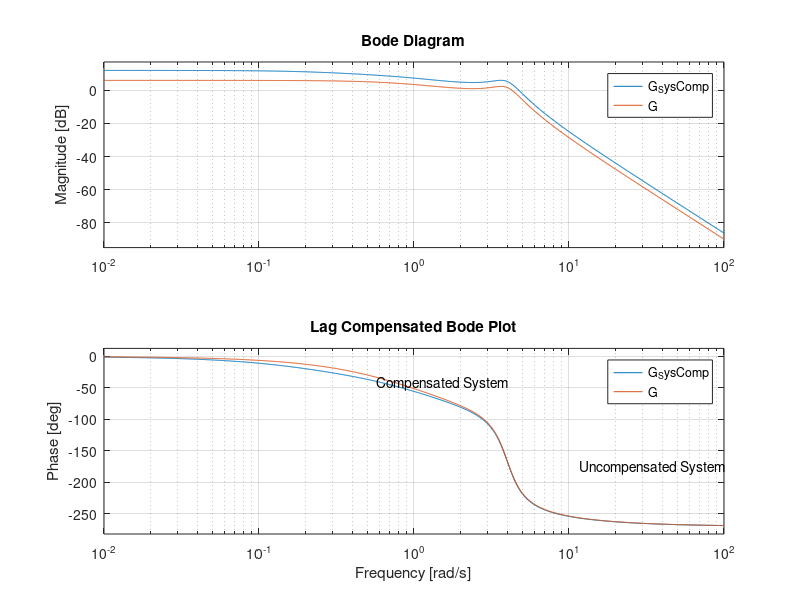

The MATLAB script that drew this image:
num = 2;
den = [0.0625 0.1625 1.1 1];
G =tf(num,den);
%Bode Plot for the uncompensated system
[Gm,Pm,Wcg, Wcp] = margin(G);
%margin(G);

Required_PM = 45; %After addition of the compensating phase
phase_Required = - 180 + Required_PM;
[mag,phase,wout] = bode(G);
%Frequency at New Cross Over(Wc)
phase  = squeeze(phase);
Wc = interp1(phase,wout,phase_Required);
%Gain at Wc
mag = squeeze(mag);
NewCrossOverGainNeeded = interp1(wout,20*log10(mag),Wc);
%The lag compensator must provide -15.0195
%Choosing the high freq break to be a decade below
zeroLag = Wc/10;
Beta = (10^(NewCrossOverGainNeeded/20));%8.4853
KcLag= 2/Beta ;
poleLag = zeroLag/Beta;

GcLag = tf(KcLag*[1 zeroLag],[1 poleLag ]);
%Lag Compensated System
G_SysComp = G*GcLag;

bode(G_SysComp,G)
%step(G_CompSys,G1);
text(0.571,-41.9,'Compensated System');
text(11.7,-175,'Uncompensated System');
title('Lag Compensated Bode Plot');

